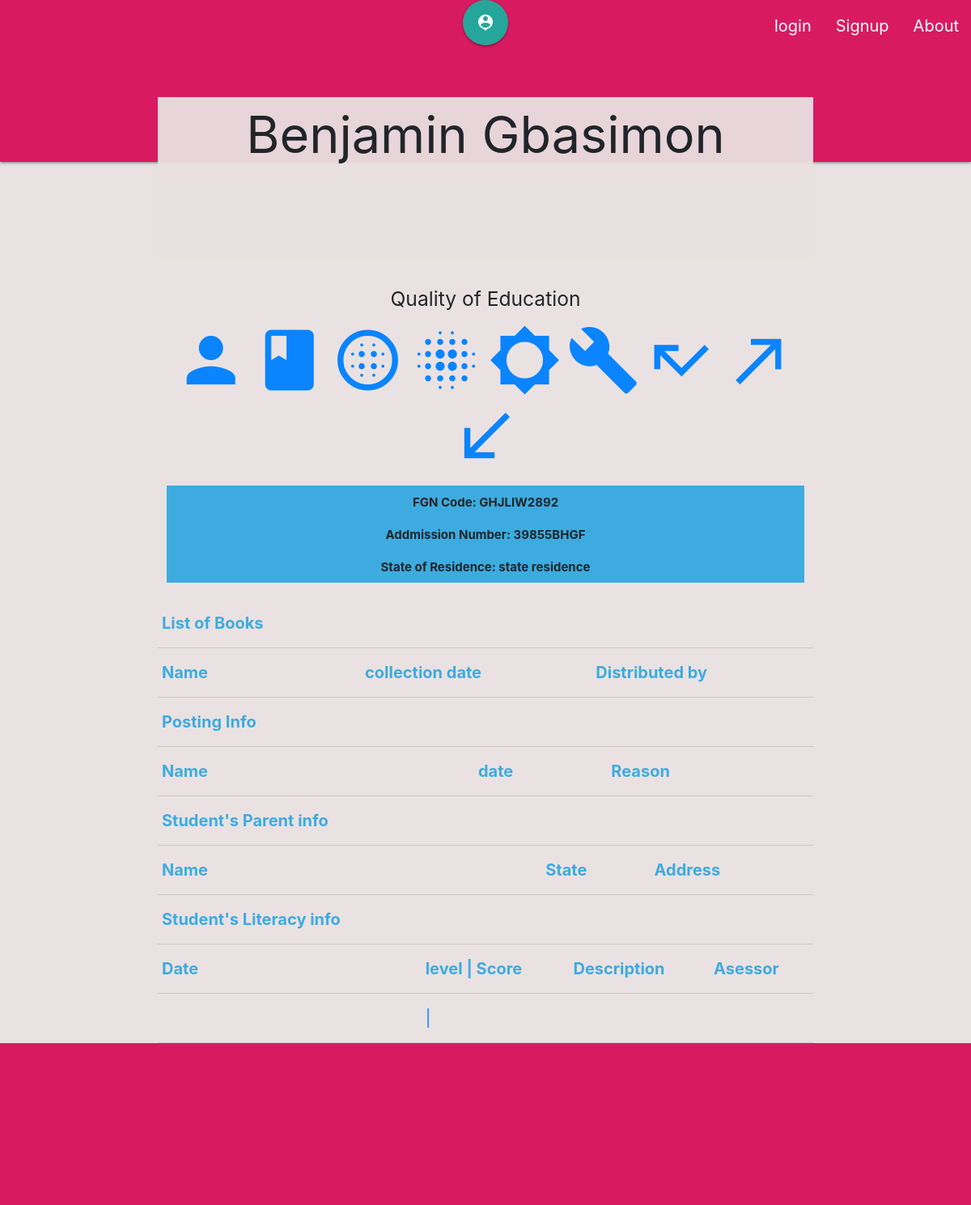
/details/2/benjamin-gbasimon, run on an earlier commit of the app's database.
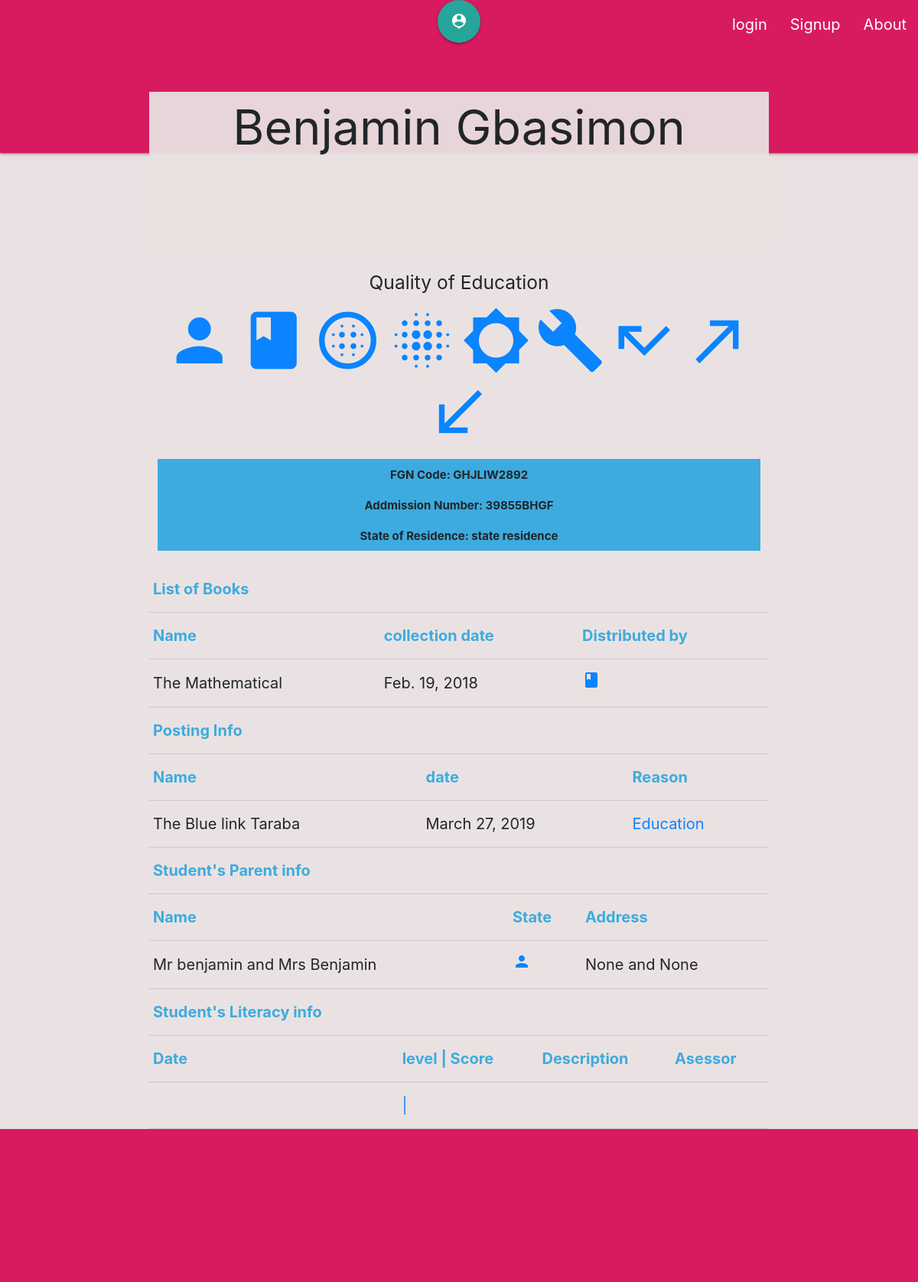
And on a later commit of the database.
### app/models.py (models this page shows, shortened)
class Student(models.Model):
    GENDER = (
        ('M', 'Male'),
        ('F', 'Female'),
    )
    created_by = models.ForeignKey(User, on_delete=models.CASCADE)
    federal_goverment_code = models.CharField(max_length=300, blank=True, null=True)
    addmission_number_of_student = models.CharField(max_length=300, blank=True, null=True)
    full_name = models.CharField(max_length=300)
    slug = models.SlugField(max_length=300, verbose_name = "slug")
    gender = models.CharField(max_length=1, choices=GENDER, blank=True, null=True)
    current_passport_photograph = models.ImageField(default='default.jpg',
                         blank=True, null=True)
    address = models.CharField(max_length=200, default='address',
                         blank=True, null=True)
    city = models.CharField(max_length=100, default='city',
                         blank=True, null=True)
    local_government_of_origin = models.CharField(max_length=20,
                         null=True, blank=True, default='local origin')
    state_of_origin = models.CharField(max_length=20, null=True, blank=True,
                        default='state origin')
    house_number_and_street_name = models.CharField(max_length=300,
                            blank=True, null=True)
    name_of_town = models.CharField(max_length=300, blank=True, null=True)
    local_government_residence = models.CharField(max_length=20,
                        default='local residence', blank=True, null=True)
    state_residence = models.CharField(max_length=20, null=True,
                        default='state residence', blank=True)
    date_of_birth = models.DateField( blank=True, null=True, help_text="YYYY-MM-DD")
    place_of_birth = models.CharField(max_length=300, blank=True, null=True)
    email_address = models.CharField(max_length=300, blank=True, null=True)
    date_of_admision = models.DateField(max_length=300, blank=True, null=True, help_text="YYYY-MM-DD")
    reason_for_admission = models.CharField(max_length=300, blank=True, null=True)
    admission_entry_point = models.CharField(max_length=300, blank=True, null=True)
    def __str__(self):
        return self.full_name

class Book(models.Model):
    owned_by = models.ForeignKey(Student, related_name="has_books", on_delete=models.CASCADE)
    title_of_the_text_book = models.CharField(max_length=255)
    date_of_collection = models.DateField(max_length=255, null=True, blank=True, help_text="YYYY-MM-DD")
    distribution_personnel = models.CharField(max_length=255, null=True, blank=True)

class Posting(models.Model):
    student = models.OneToOneField(Student, on_delete=models.CASCADE)
    name_of_school = models.CharField(max_length=200, blank=True, null=True)
    date_of_posting = models.DateField("Date of Posting", help_text="YYYY-MM-DD")
    reason_for_posting = models.CharField(max_length=200, blank=True, null=True)

class Parent(models.Model):
    student = models.OneToOneField(Student, on_delete=models.CASCADE)
    full_name_of_the_father = models.CharField(max_length=300)
    current_passport_photograph_of_the_father = models.ImageField(default='default.jpg', blank=True, null=True)
    occupation_of_the_father = models.CharField(max_length=200, default='address', blank=True, null=True)
    contact_address_of_the_father = models.CharField(max_length=200, blank=True, null=True)
    contact_telephone_number_of_the_father = models.CharField(max_length=200, blank=True, null=True)
    full_name_of_the_mother = models.CharField(max_length=300)
    current_passport_photograph_of_the_mother = models.ImageField(default='default.jpg', blank=True, null=True)
    occupation_of_the_mother = models.CharField(max_length=200, default='address', blank=True, null=True)
    contact_address_of_the_mother = models.CharField(max_length=200, blank=True, null=True)
    contact_telephone_number_of_the_mother = models.CharField(max_length=200, blank=True, null=True)

### app/views.py (the view)
# urls.py: path('details/<int:pk>/<slug:slug>', DetailStudentView.as_view(),
class DetailStudentView(DetailView):
        template_name = 'student/details.html'
        model = Student
        content_type = None
        pk_url_kwarg = 'pk'
        query_pk_and_slug = True
        slug_url_kwarg = 'slug'
        def get_context_data(self, **kwargs):
                context = super().get_context_data(**kwargs)
                context['parent'] = Parent.objects.filter(
                        student = Student.objects.get(id=self.kwargs['pk'])
                        )
                context['books'] = Book.objects.filter(
                        owned_by = Student.objects.get(id=self.kwargs['pk'])
                        )
                context['literacy'] = Literacy.objects.filter(
                        student = Student.objects.get(id=self.kwargs['pk'])
                        )
                context['attendance'] = Attendance.objects.filter(
                        student = Student.objects.get(id=self.kwargs['pk'])
                        )
                context['incentive'] = Incentive.objects.filter(
                        student = Student.objects.get(id=self.kwargs['pk'])
                        )
                context['appraisal'] = Appraisal.objects.filter(
                        student = Student.objects.get(id=self.kwargs['pk'])
                        )
                context['posting'] = Posting.objects.filter(
                        student = Student.objects.get(id=self.kwargs['pk'])
                        )
                context['absence'] = AbsenceRecord.objects.filter(
                        student = Student.objects.get(id=self.kwargs['pk'])
                        )
                context['out'] = OutOfSchool.objects.filter(
                        student = Student.objects.get(id=self.kwargs['pk'])
                        )
                context['return'] = ReturnToSchool.objects.filter(
                        student = Student.objects.get(id=self.kwargs['pk'])
                        )
                context['feeding'] = Feeding.objects.filter(
                        student = Student.objects.get(id=self.kwargs['pk'])
                        )
                return context

### app/templates/student/details.html
{% extends "base.html" %}
  {% block heading %}
    <div class=" container">
        <div class="">
            <h1 class="">{{ object }}</h1>
        </div>
    </div>
  {% endblock heading %}
  {% block content %}
    <div class="row">
        <div class="container"><h5 class="bold">{{object.reason_for_admission}}<br>
            <h5><a href="{% url 'parent' object.pk object.slug %}"><i class="material-icons large">person</i></a>
            <a href="{% url 'book' object.pk object.slug%}" class=""><i class="material-icons large">book</i></a>
            <a href="{% url 'literacy' object.pk object.slug%}" class=""><i class="material-icons large">blur_circular</i></a>
            <a href="{% url 'incentive' object.pk object.slug%}" class=""><i class="material-icons large">blur_on</i></a>
            <a href="{% url 'appraisal' object.pk object.slug%}" class=""><i class="material-icons large">brightness_5</i></a>
            <a href="{% url 'posting' object.pk object.slug%}" class=""><i class="material-icons large">build</i></a>
            <a href="{% url 'absence' object.pk object.slug%}" class=""><i class="material-icons large">call_missed</i></a>
            <a href="{% url 'out' object.pk object.slug%}" class=""><i class="material-icons large">call_made</i></a>
            <a href="{% url 'return' object.pk object.slug%}" class=""><i class="material-icons large">call_received</i></a></h5>
            <div class="col">
                <div class="dashboard">FGN Code: {{object.federal_goverment_code}}</div>
            </div>
            <div class="col">
                <div class="dashboard">Addmission Number: {{object.addmission_number_of_student}}</div>
            </div>
            <div class="col">
                <div class="dashboard">State of Residence: {{object.state_residence}}</div>
            </div>
        </div>
    </div>
    <div class="container">
        <table>
                <thead>
                    <tr>
                        <th>List of Books</th>
                        <th>    </th>
                    </tr>
                    <tr>
                        <th>Name</i></th>
                        <th>collection date</th>
                        <th>Distributed by</th>
                    </tr>
                </thead>
                <tbody>
                    {% for book in books %}
                        <tr>
                            <td><a>{{ book.title_of_the_text_book }} </a> </td>
                            <td><a>{{ book.date_of_collection }}</a></td>
                            <td><a href="{% url 'book_update' object.id %}"><i class="material-icons">book</i></a></td>
                            </tr>
                    {% endfor %}
            </table>
        <table>
                <thead>
                    <tr>
                        <th>Posting Info</th>
                        <th>    </th>
                    </tr>
                    <tr>
                        <th>Name</i></th>
                        <th>date</th>
                        <th>Reason</th>
                    </tr>
                </thead>
                <tbody>
                    {% for post in posting %}
                        <tr>
                            <td><a>{{ post.name_of_school }} </a> </td>
                            <td><a>{{ post.date_of_posting }}</a></td>
                            <td><a href="{% url 'posting_update' object.id object.slug %}"> {{ post.reason_for_posting }} </a></td>
                            </tr>
                    {% endfor %}
            </table>
            <table>
                    <thead>
                        <tr>
                            <th> Student's Parent info</th>
                            <th>    </th>
                        </tr>
                        <tr>
                            <th>Name</i></th>
                            <th>State</th>
                            <th>Address</th>
                        </tr>
                    </thead>
                    <tbody>
                        {% for p in parent %}
                            <tr>
                                <td><a>{{ p.full_name_of_the_father }} and {{ p.full_name_of_the_mother }}</a></td>
                                <td><a href="{% url 'parent_update' object.id %}"><i class="material-icons">person</i></a></td>
                                <td><a>{{ p.contact_address_of_the_father }} and {{ p.contact_address_of_the_mother }}</a></td>
                                </tr>
                        {% endfor %}
                </table>
                <table>
                        <thead>
                            <tr>
                                <th> Student's Literacy info</th>
                                <th>    </th>
                            </tr>
                            <tr>
                                <th>Date</i></th>
                                <th>level | Score</th>
                                <th>Description</th>
                                <th>Asessor</th>
                            </tr>
                        </thead>
                        <tbody>
                                <tr>
                                    <td><a>{{ literacy_score.date_of_accessment }}</a></td>
                                    <td><a href="{% url 'literacy_update' object.id object.slug %}">{{ literacy.literacy_level }} | {{ literacy.literacy_score }}</a></td>
                                    <td><a>{{ literacy_score.describe_literacy }}</a></td>
                                    <td><a>{{ literacy_score.name_of_assessor }}</a></td>
                                    </tr>
                    </table>
    </div>
  {% endblock content %}

### app/templates/base.html (shortened to what this page needs)
<!doctype html>
<html lang="en">
  <head>
   <link rel="stylesheet" href="https://stackpath.bootstrapcdn.com/bootstrap/4.3.1/css/bootstrap.min.css">
    <link rel="stylesheet" href="https://cdnjs.cloudflare.com/ajax/libs/materialize/1.0.0/css/materialize.min.css">
    <link rel="stylesheet" href="https://cdnjs.cloudflare.com/ajax/libs/jqueryui/1.12.1/jquery-ui.css">
  {% load  static %}
  <link rel="stylesheet" href="{% static 'css/style.css' %}">
  </head>
  <body>
  <nav class="nav-background-image">
    <div class="nav-wrapper pink darken-1 ">
      <a href="{% url 'home' %}" class="brand-logo btn-floating btn-large center pink-darken-1"><i class="material-icons">person_pin</i></a>
      <ul id="nav-mobile" class="right hide-on-med-and-down">
        <li><a href="">login</a></li>
        <li><a href="">Signup</a></li>
        <li><a href="">About</a></li>
      </ul>
    </div>
  </nav>
  {% block heading %}{% endblock heading %}
  {% block content %}{% endblock content %}
{% block footer %}
  <footer>
  </footer>
{% endblock footer %}
  </body>
</html>

### app/static/css/style.css (style rules this page uses)
html { box-sizing: border-box; }
*, *::before, *::after { box-sizing: inherit; }
body { background-color: rgba(233, 225, 225, 0.945); font-family: -apple-system, BlinkMacSystemFont, "segoe ui", "helvetica neue", helvetica, ubuntu, roboto, noto, arial, sans-serif; margin: 0; }
a { color: #0a84ff; text-decoration: none; }
nav { height: 200px; }
nav ul li a { font-size: 20px; font-weight: normal; }
div h5 { text-align: center; }
div h1 { text-align: center; margin: -80px 0px 20px 0px; font-weight: normal; position: relative; background-color:rgba(233, 225, 225, 0.945); height: 200px; padding: 12px; }
tr { height: 50px; font-size: 20px; }
.dashboard { height: 40px; background-color: rgb(61, 171, 223); font-size: 15px; text-align: center; padding: 10px; font-weight: bold; }
footer { width: 100%; height: 200px; background-color: rgb(216, 27, 96); }
thead { color:rgb(61, 171, 223); }

What changed in the data, as far as the page shows it:
added Book: title_of_the_text_book "The Mathematical", date_of_collection "Feb. 19, 2018"
added Posting: name_of_school "The Blue link Taraba", date_of_posting "March 27, 2019", reason_for_posting "Education"
added Parent: full_name_of_the_father "Mr benjamin", full_name_of_the_mother "Mrs Benjamin", contact_address_of_the_father "None", contact_address_of_the_mother "None"
